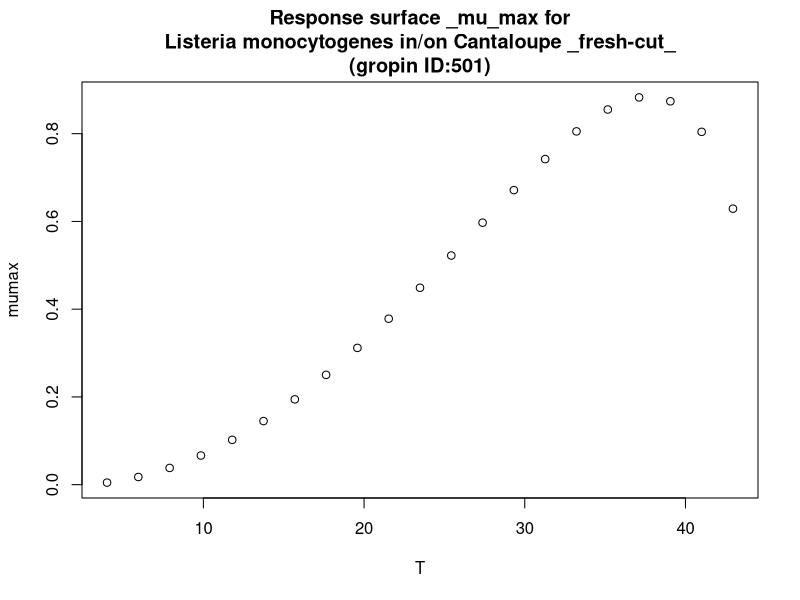

Reproduce this figure in R.
#############################
# start of Parameter script
#############################
T <- seq(4.004,42.957042957043,length.out=21)
#############################
# end of Parameter script
#############################
############################# 
# start of Model script Gropin ID 501 
#############################
 
# constant coefficients for this model
 
variables <- data.frame(T)
argumentsPar <- unique.data.frame(expand.grid(variables))
 
# heart of the model
response_surface <- function(T) {
   mumax <-0.975*((T-45.7)*((T-1.9)^2))/((36.4*(T-38.3)-(-7.4)*(36.4-2*T))*36.4)

	return(mumax=mumax)
} 

# output parameters
responseSurface <- cbind(argumentsPar,response_surface(argumentsPar['T']))
colnames(responseSurface) <- c(colnames(argumentsPar),'mumax')
#############################
# End of Model script
#############################
############################# 
# start of Visualisation script Gropin ID 501 
#############################
titleText <-'Response surface _mu_max for
Listeria monocytogenes in/on Cantaloupe _fresh-cut_
(gropin ID:501)'
plot(T,responseSurface$'mumax',xlab='T',
                          ylab='mumax',main=titleText)
#############################
# End of Visualisation script
#############################
